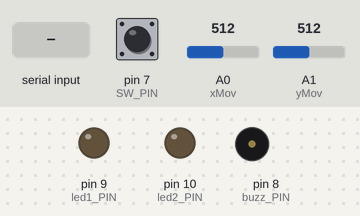
Simulated run of this sketch. Board: Arduino Uno, built with avr-gcc and run on an emulated ATmega328P. On the bench: output pins drawn as LEDs (lit = HIGH), buzzer (waves = sounding). The test bench sets the inputs (shaded band); at power-on: A0 (xMov) = 512, pin 7 (SW_PIN) HIGH, A1 (yMov) = 512. What the sketch prints to the serial monitor is not drawn.

Above: at 1.2 s.
1.3 s: "ding\n" received over Serial
At 1.45 s:
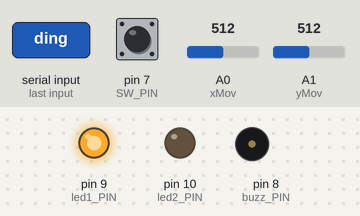
3.1 s: "dong\n" received over Serial
At 3.25 s:
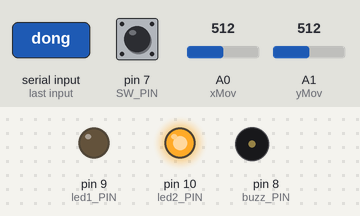
4.9 s: "buzz\n" received over Serial
At 5.0 s:
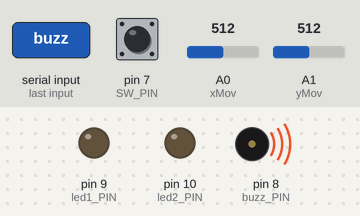
6.6 s: A0 (xMov) set to 552
8.1 s: A0 (xMov) set to 572
Timing chart, 0 to 11.1 s (numbered marks = the images above; inputs shaded):
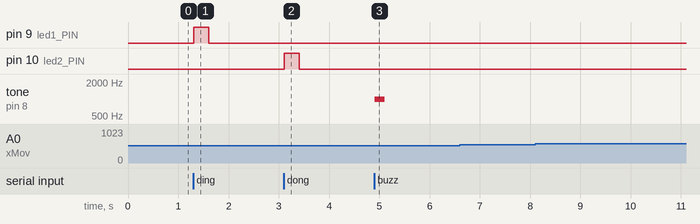

Measured:
- after the input at 1.3 s, pin 9 (led1_PIN): LOW → HIGH at once, → LOW 0.30 s later
- after the input at 3.1 s, pin 10 (led2_PIN): LOW → HIGH at once, → LOW 0.30 s later
- after the input at 4.9 s, tone on pin 8 (buzz_PIN): silent → 1000 Hz at once, → silent 0.20 s later
- after the input at 6.6 s, every drawn part: stays the same
- after the input at 8.1 s, every drawn part: stays the same

The sketch:

serial-communication.ino
```cpp
const int SW_PIN = 7;
const int xMov = A0;
const int yMov = A1;
bool holdDown = false;
const int buzz_PIN = 8;
const int led1_PIN = 9;
const int led2_PIN = 10;


void setup() {
  Serial.begin(9600);

  pinMode(SW_PIN, INPUT_PULLUP);
  pinMode(led1_PIN, OUTPUT);
  pinMode(led2_PIN, OUTPUT);
  digitalWrite(led1_PIN, LOW);
  digitalWrite(led2_PIN, LOW);
}

void loop() {
  double xInf = analogRead(xMov)-512;
  double yInf = analogRead(yMov)-512;
  if (abs(xInf) < 50) xInf = 0;
  if (abs(yInf) < 50) yInf = 0;
  double magn = sqrt(xInf*xInf + yInf*yInf);
  if (magn > 0) {
    xInf /= magn;
    yInf /= magn;
  }

  Serial.print("joystart");
  Serial.print(xInf);
  Serial.print(",");
  Serial.println(yInf);

  if (digitalRead(SW_PIN) == LOW) {
    if (!holdDown) {
      Serial.println("press");
      holdDown = true;
    }
  } else {
    holdDown = false;
  }

    if (Serial.available() > 0) {
    String command = Serial.readStringUntil('\n');
    command.trim();
    if (command == "buzz") {
      tone(buzz_PIN, 1000, 200);
    }
    else if (command == "ding") {
      digitalWrite(led1_PIN, HIGH);
      delay(300);
      digitalWrite(led1_PIN, LOW);
    }
    else if (command == "dong") {
      digitalWrite(led2_PIN, HIGH);
      delay(300);
      digitalWrite(led2_PIN, LOW);
    }
  }

  delay(20);
}
```
